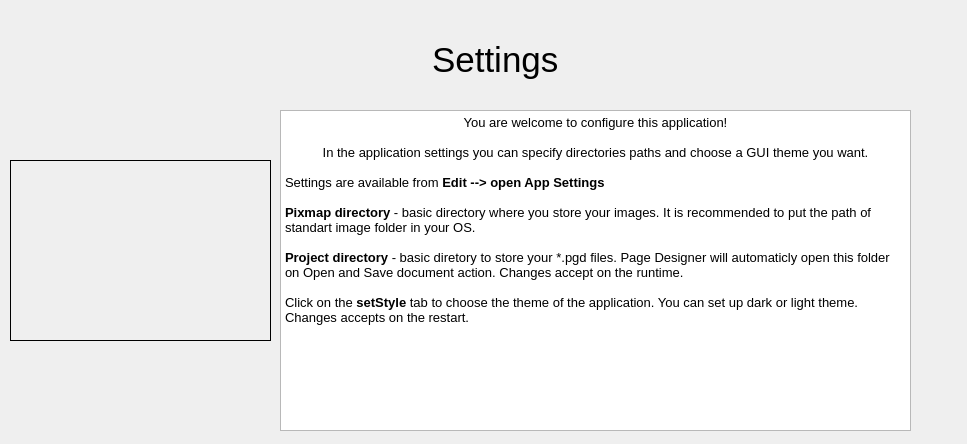
<?xml version="1.0" encoding="UTF-8"?>
<ui version="4.0">
 <class>WizardPage</class>
 <widget class="QWizardPage" name="WizardPage">
  <property name="geometry">
   <rect>
    <x>0</x>
    <y>0</y>
    <width>967</width>
    <height>444</height>
   </rect>
  </property>
  <property name="minimumSize">
   <size>
    <width>967</width>
    <height>444</height>
   </size>
  </property>
  <property name="baseSize">
   <size>
    <width>967</width>
    <height>444</height>
   </size>
  </property>
  <property name="windowTitle">
   <string>Introduction tutorial</string>
  </property>
  <property name="locale">
   <locale language="English" country="UnitedStates"/>
  </property>
  <widget class="QWidget" name="verticalLayoutWidget">
   <property name="geometry">
    <rect>
     <x>20</x>
     <y>20</y>
     <width>951</width>
     <height>80</height>
    </rect>
   </property>
   <layout class="QVBoxLayout" name="verticalLayout">
    <item alignment="Qt::AlignHCenter|Qt::AlignVCenter">
     <widget class="QLabel" name="label_17">
      <property name="font">
       <font>
        <pointsize>26</pointsize>
       </font>
      </property>
      <property name="text">
       <string>Settings</string>
      </property>
     </widget>
    </item>
   </layout>
  </widget>
  <widget class="QWidget" name="gridLayoutWidget">
   <property name="geometry">
    <rect>
     <x>280</x>
     <y>110</y>
     <width>631</width>
     <height>321</height>
    </rect>
   </property>
   <layout class="QGridLayout" name="gridLayout">
    <item row="0" column="1">
     <widget class="QTextBrowser" name="textBrowser">
      <property name="html">
       <string>&lt;!DOCTYPE HTML PUBLIC &quot;-//W3C//DTD HTML 4.0//EN&quot; &quot;http://www.w3.org/TR/REC-html40/strict.dtd&quot;&gt;
&lt;html&gt;&lt;head&gt;&lt;meta name=&quot;qrichtext&quot; content=&quot;1&quot; /&gt;&lt;style type=&quot;text/css&quot;&gt;
p, li { white-space: pre-wrap; }
&lt;/style&gt;&lt;/head&gt;&lt;body style=&quot; font-family:'Noto Sans'; font-size:10pt; font-weight:400; font-style:normal;&quot;&gt;
&lt;p align=&quot;center&quot; style=&quot; margin-top:0px; margin-bottom:0px; margin-left:0px; margin-right:0px; -qt-block-indent:0; text-indent:0px;&quot;&gt;You are welcome to configure this application!&lt;/p&gt;
&lt;p align=&quot;center&quot; style=&quot;-qt-paragraph-type:empty; margin-top:0px; margin-bottom:0px; margin-left:0px; margin-right:0px; -qt-block-indent:0; text-indent:0px;&quot;&gt;&lt;br /&gt;&lt;/p&gt;
&lt;p align=&quot;center&quot; style=&quot; margin-top:0px; margin-bottom:0px; margin-left:0px; margin-right:0px; -qt-block-indent:0; text-indent:0px;&quot;&gt;In the application settings you can specify directories paths and choose a GUI theme you want.&lt;/p&gt;
&lt;p align=&quot;center&quot; style=&quot;-qt-paragraph-type:empty; margin-top:0px; margin-bottom:0px; margin-left:0px; margin-right:0px; -qt-block-indent:0; text-indent:0px;&quot;&gt;&lt;br /&gt;&lt;/p&gt;
&lt;p style=&quot; margin-top:0px; margin-bottom:0px; margin-left:0px; margin-right:0px; -qt-block-indent:0; text-indent:0px;&quot;&gt;Settings are available from &lt;span style=&quot; font-weight:600;&quot;&gt;Edit --&amp;gt; open App Settings&lt;/span&gt;&lt;/p&gt;
&lt;p align=&quot;center&quot; style=&quot;-qt-paragraph-type:empty; margin-top:0px; margin-bottom:0px; margin-left:0px; margin-right:0px; -qt-block-indent:0; text-indent:0px;&quot;&gt;&lt;br /&gt;&lt;/p&gt;
&lt;p style=&quot; margin-top:0px; margin-bottom:0px; margin-left:0px; margin-right:0px; -qt-block-indent:0; text-indent:0px;&quot;&gt;&lt;span style=&quot; font-weight:600;&quot;&gt;Pixmap directory&lt;/span&gt; - basic directory where you store your images. It is recommended to put the path of standart image folder in your OS.&lt;/p&gt;
&lt;p style=&quot;-qt-paragraph-type:empty; margin-top:0px; margin-bottom:0px; margin-left:0px; margin-right:0px; -qt-block-indent:0; text-indent:0px;&quot;&gt;&lt;br /&gt;&lt;/p&gt;
&lt;p style=&quot; margin-top:0px; margin-bottom:0px; margin-left:0px; margin-right:0px; -qt-block-indent:0; text-indent:0px;&quot;&gt;&lt;span style=&quot; font-weight:600;&quot;&gt;Project directory&lt;/span&gt; - basic diretory to store your *.pgd files. Page Designer will automaticly open this folder on Open and Save document action. Changes accept on the runtime.&lt;/p&gt;
&lt;p style=&quot;-qt-paragraph-type:empty; margin-top:0px; margin-bottom:0px; margin-left:0px; margin-right:0px; -qt-block-indent:0; text-indent:0px;&quot;&gt;&lt;br /&gt;&lt;/p&gt;
&lt;p style=&quot; margin-top:0px; margin-bottom:0px; margin-left:0px; margin-right:0px; -qt-block-indent:0; text-indent:0px;&quot;&gt;Click on the &lt;span style=&quot; font-weight:600;&quot;&gt;setStyle&lt;/span&gt; tab to choose the theme of the application. You can set up dark or light theme. &lt;/p&gt;
&lt;p style=&quot; margin-top:0px; margin-bottom:0px; margin-left:0px; margin-right:0px; -qt-block-indent:0; text-indent:0px;&quot;&gt;Changes accepts on the restart.&lt;/p&gt;&lt;/body&gt;&lt;/html&gt;</string>
      </property>
     </widget>
    </item>
   </layout>
  </widget>
  <widget class="QLabel" name="label">
   <property name="geometry">
    <rect>
     <x>10</x>
     <y>160</y>
     <width>261</width>
     <height>181</height>
    </rect>
   </property>
   <property name="frameShape">
    <enum>QFrame::Box</enum>
   </property>
   <property name="text">
    <string/>
   </property>
   <property name="pixmap">
    <pixmap resource="../../stylesheets/wizard_image.qrc">:/images/wizard_images/settings.png</pixmap>
   </property>
   <property name="scaledContents">
    <bool>true</bool>
   </property>
  </widget>
 </widget>
 <resources>
  <include location="../../stylesheets/wizard_image.qrc"/>
 </resources>
 <connections/>
</ui>
